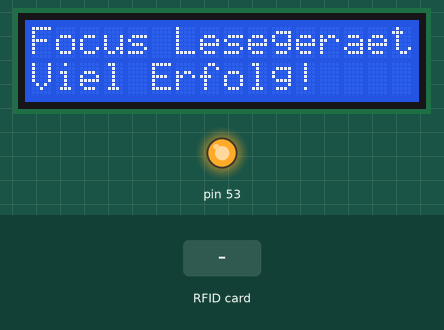
Simulated run of this sketch. Board: Arduino Mega 2560, built with avr-gcc and run on an emulated ATmega2560. Shown: 16×2 character LCD, output pins drawn as LEDs (lit = HIGH). The test bench sets the inputs (shaded band). What the sketch prints to the serial monitor is not drawn.

Above: at 1.3 s.
1.4 s: RFID card 5E 7A 19 C4 held to the reader
At 2.5 s:
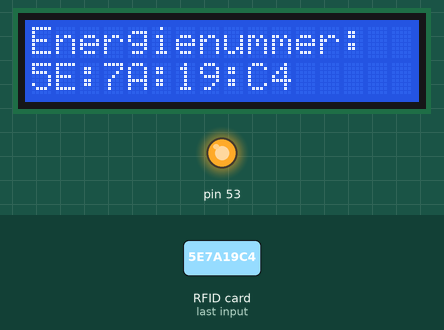
Timing chart, 0 to 4.4 s (numbered marks = the images above; inputs shaded):
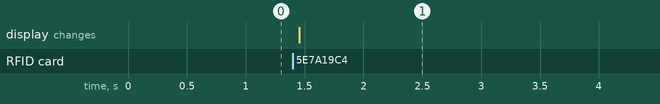

The sketch:

rfid.ino
```cpp
#include <SPI.h> // SPI-Bibiothek hinzufügen
#include <MFRC522.h> // RFID-Bibiothek hinzufügen
#include <Wire.h>
#include <LiquidCrystal_I2C.h>
LiquidCrystal_I2C lcd(0x27, 16, 2);

#define SS_PIN 10 // SDA an Pin 10 (bei MEGA anders)
#define RST_PIN 9 // RST an Pin 9 (bei MEGA anders)

MFRC522 mfrc522(SS_PIN, RST_PIN); // RFID-Empfänger benennen


void setup()
{
lcd.begin();
lcd.setCursor(0,0);
lcd.print("Focus Lesegeraet");
lcd.setCursor(0,1);
lcd.print("Viel Erfolg!");
Serial.begin(9600); // Serielle Verbindung starten (Monitor)
SPI.begin(); // SPI-Verbindung aufbauen
mfrc522.PCD_Init(); // Initialisierung des RFID-Empfängers
}


void loop() // Hier beginnt der Loop-Teil
{
if ( ! mfrc522.PICC_IsNewCardPresent()) // Wenn eine Karte in Reichweite ist...
{
return; // gehe weiter...
}
if ( ! mfrc522.PICC_ReadCardSerial()) // Wenn ein RFID-Sender ausgewählt wurde
{
return; // gehe weiter...
}

Serial.print("Die ID des RFID-TAGS lautet:"); // "Die ID des RFID-TAGS lautet:" wird auf den Serial Monitor geschrieben.


for (byte i = 0; i < mfrc522.uid.size; i++)


{


lcd.clear();
lcd.setCursor(0,0);
lcd.print("Energienummer:");
Serial.print(mfrc522.uid.uidByte[i], HEX); // Dann wird die UID ausgelesen, die aus vier einzelnen Blöcken besteht und der Reihe nach an den Serial Monitor gesendet. Die Endung Hex bedeutet, dass die vier Blöcke der UID als HEX-Zahl (also auch mit Buchstaben) ausgegeben wird
Serial.print(":"); // Der Befehl „Serial.print(" ");“ sorgt dafür, dass zwischen den einzelnen ausgelesenen Blöcken ein Leerzeichen steht.

lcd.setCursor(0,1);
lcd.print(mfrc522.uid.uidByte[0], HEX);
lcd.setCursor(2,1);
lcd.print(":");
lcd.setCursor(3,1);
lcd.print(mfrc522.uid.uidByte[1], HEX);
lcd.setCursor(5,1);
lcd.print(":");
lcd.setCursor(6,1);
lcd.print(mfrc522.uid.uidByte[2], HEX);
lcd.setCursor(8,1);
lcd.print(":");
lcd.setCursor(9,1);
lcd.print(mfrc522.uid.uidByte[3], HEX);
delay(3000);
lcd.clear();
lcd.setCursor(0,0);
lcd.print("Focus Lesegeraet");
lcd.setCursor(0,1);
lcd.print("Viel Erfolg!");

}

Serial.println(); // Mit dieser Zeile wird auf dem Serial Monitor nur ein Zeilenumbruch gemacht.

}
```

Measured:
- after the input at 1.4 s, the display: changes after 0.06 s (image 1)
